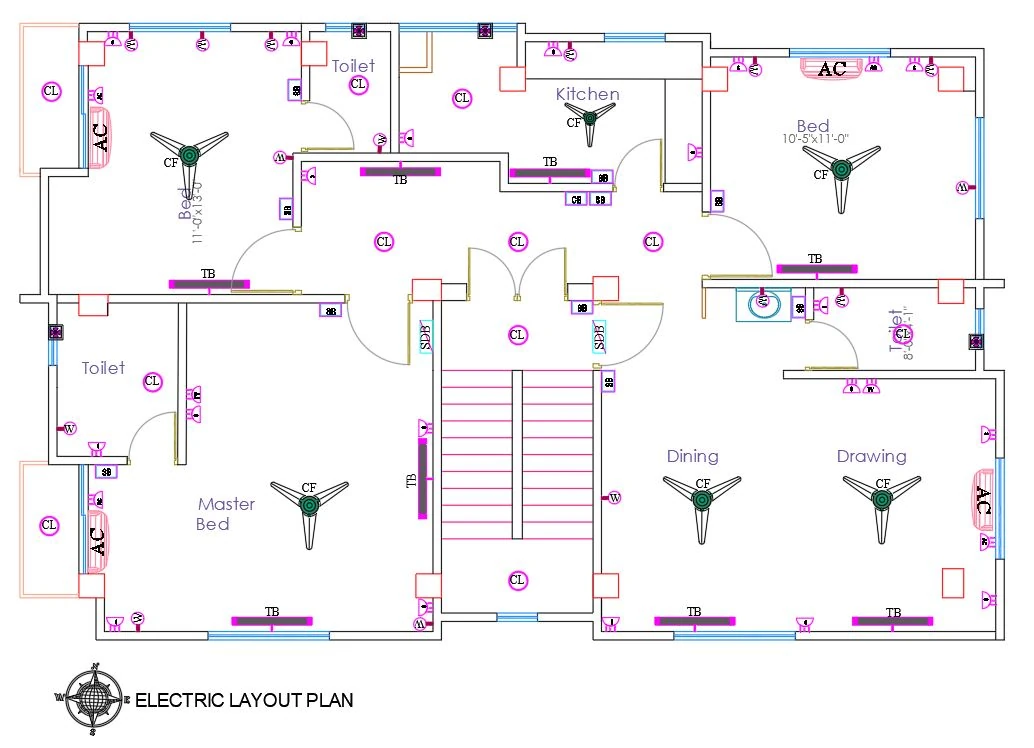
#> input picture assets/cad/electrification-takeoff.webp, 1034 x 748 px; its folder holds 4 pictures in this run
$ python make-drawings.py
#> lines starting #> are read from the running program, lines starting #| are printed output that depends on the picture; after the words box and inside, x2 and y2 are one past the last pixel; in counts of white or black regions, pixels touching at a corner belong together
"""Make the "CAD drawing" side of the sliders from each takeoff sheet.

Run from the site root:  python tools/make-drawings.py
Each assets/cad/<trade>-takeoff.webp (elements highlighted by layer) gets a
matching <trade>-cad.webp: the same sheet as plain monochrome linework, the way
an estimator receives it. Both halves come from one image, so they line up.
"""
from pathlib import Path

import numpy as np
from PIL import Image

ROOT = Path(__file__).resolve().parent.parent


def plain(src, dst):
    a = np.asarray(Image.open(src).convert('RGB')).astype(float)
    lum = a @ [0.299, 0.587, 0.114]
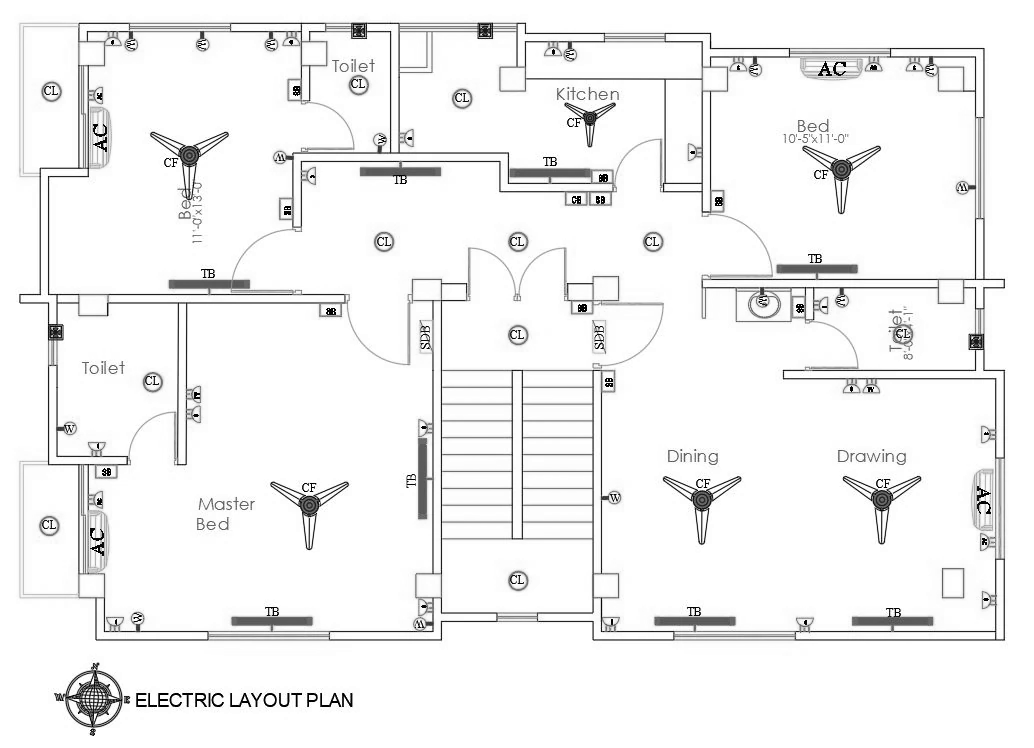
#> lum: shape (748, 1034) float64; min 0, max 255, mean 242.8
    sat = a.max(2) - a.min(2)
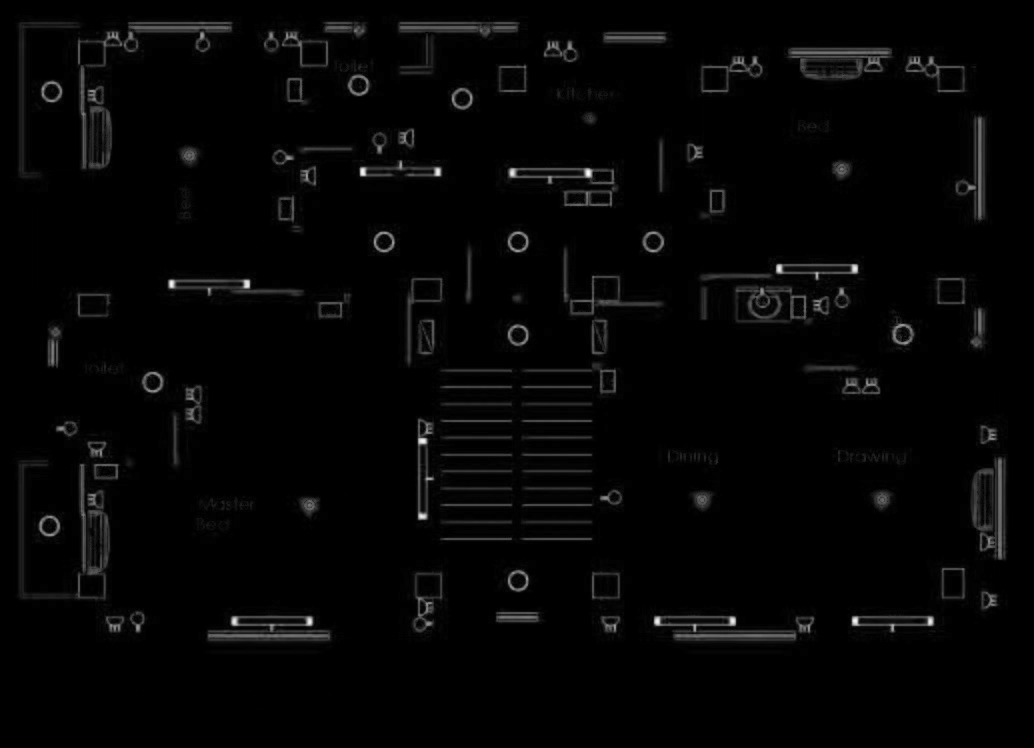
#> sat: shape (748, 1034) float64; min 0, max 255, mean 5
    coloured = sat > 40
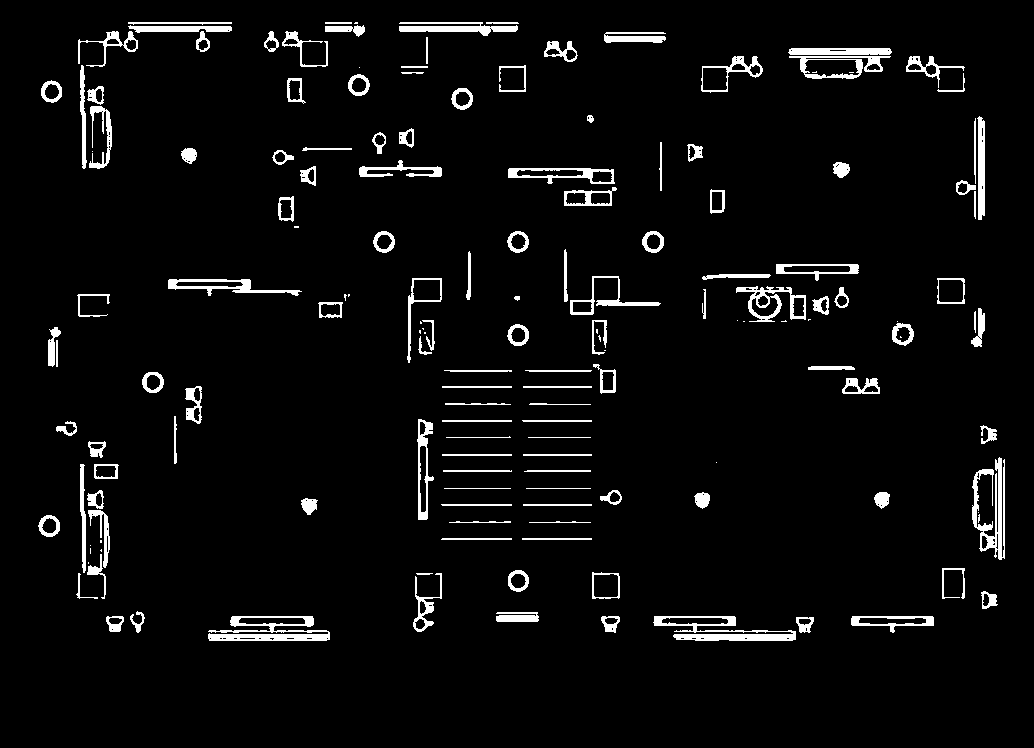
#> coloured: shape (748, 1034) bool; 4.4% white; 161 white regions (29 under 20 px), largest, box (x1, y1, x2, y2) and area: (208, 616, 330, 641) 1539, (653, 616, 796, 641) 1487, (972, 457, 1005, 560) 1411
    # coloured strokes become mid-grey linework, everything else plain greyscale
    out = np.where(coloured, np.minimum(lum, 150) * 0.7 + 40, lum)
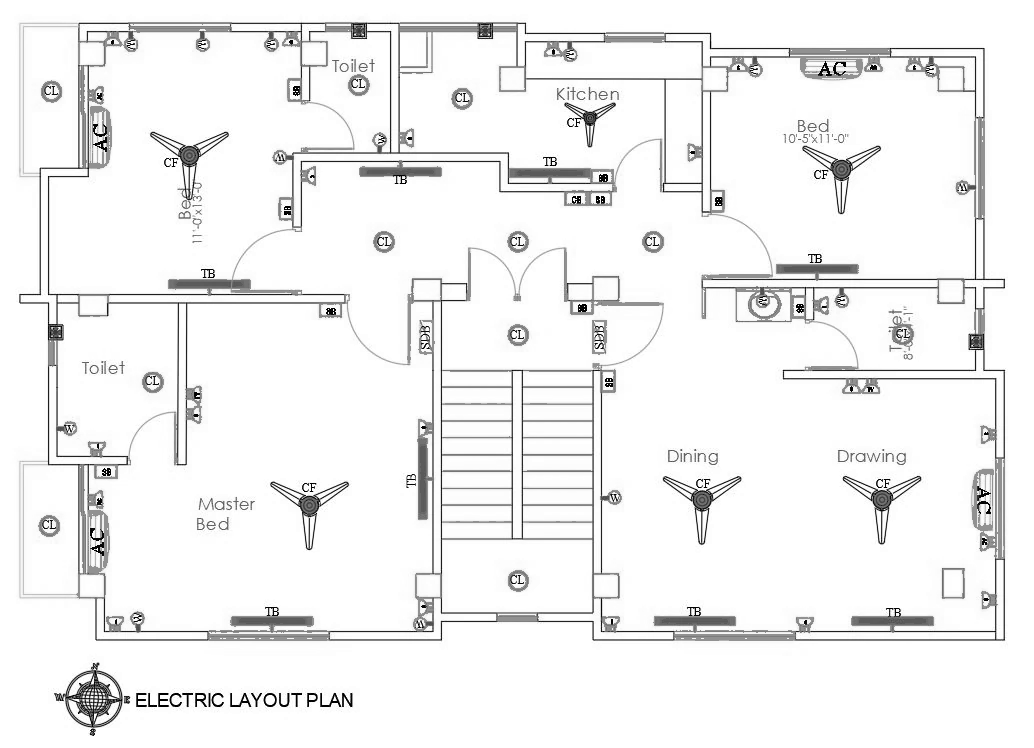
#> out: shape (748, 1034) float64; min 0, max 255, mean 241.6
    Image.fromarray(np.clip(out, 0, 255).astype('uint8')).convert('RGB') \
        .save(dst, 'WEBP', quality=88, method=6)


for src in sorted((ROOT / 'assets/cad').glob('*-takeoff.webp')):
    dst = src.with_name(src.name.replace('-takeoff', '-cad'))
    plain(src, dst)
    print('wrote', dst.relative_to(ROOT))
